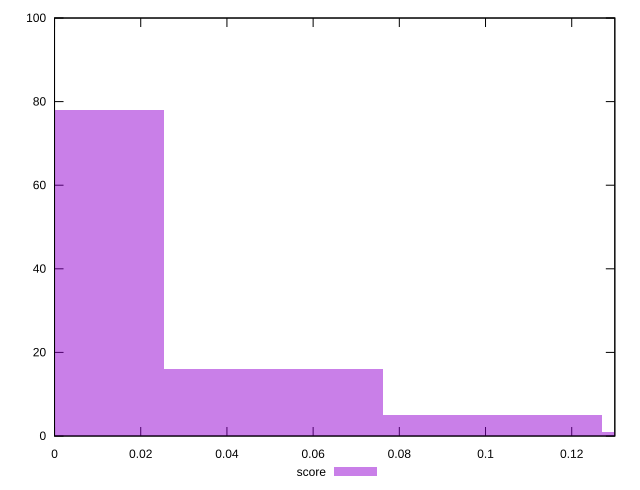

This chart was generated by the following gnuplot code:
reset

$score <<EOF
0 78
0.05083783866908785 16
0.1016756773381757 5
0.15251351600726354 1
EOF

set key outside below
set boxwidth 0.05083783866908785
set xrange [0:0.13]
set yrange [0:100]
set trange [0:100]
set style fill transparent solid 0.5 noborder
set terminal svg size 640, 490 enhanced background rgb 'white'
set output "report_00014_2021-02-09T15:56:05.503Z/max-potential-fid/samples/pages/score/histogram.svg"

plot $score title "score" with boxes

reset
